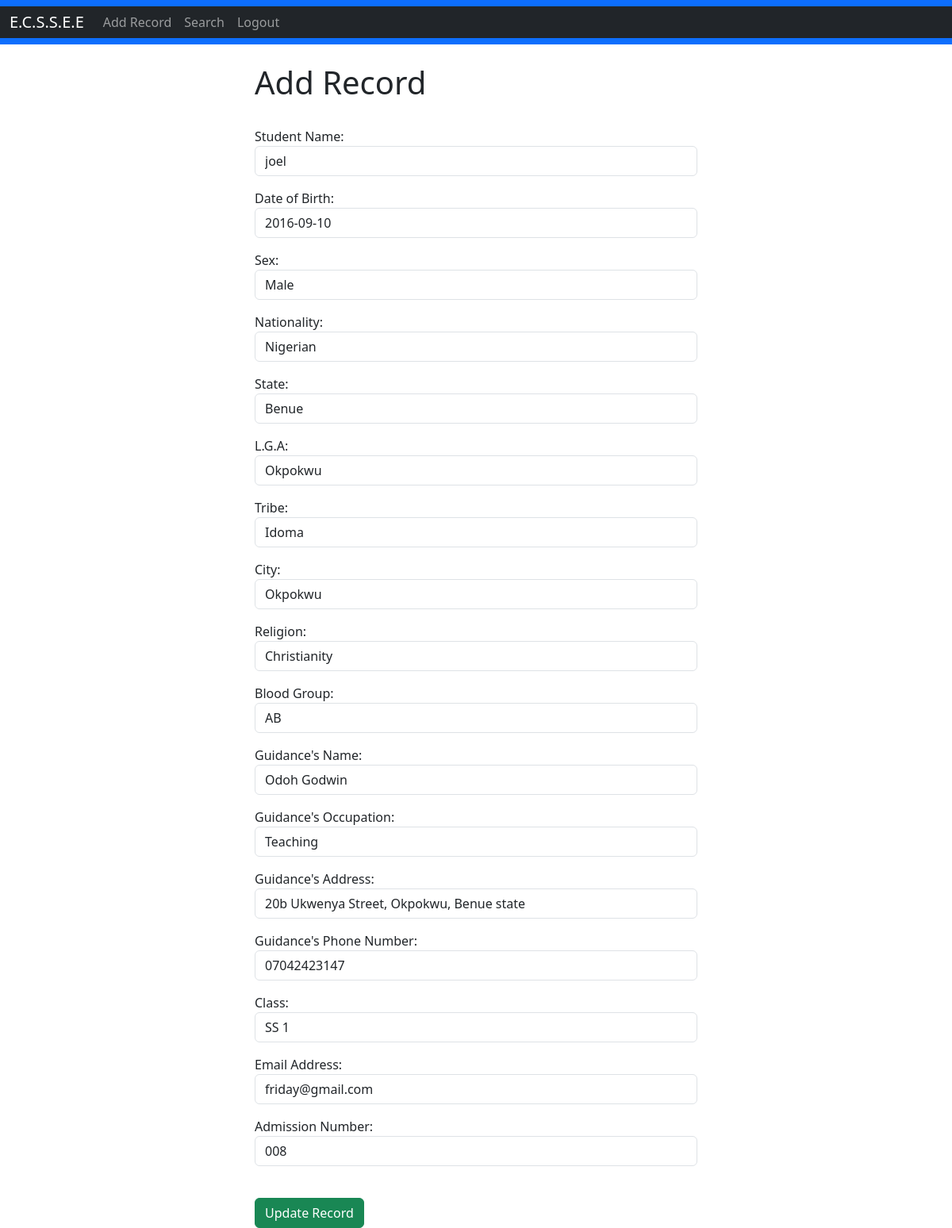
/update_record/8 (signed in), run on the app's committed database.
### mysite/models.py (models this page shows, shortened)
class Record(models.Model):
	created_at = models.DateTimeField(auto_now_add=True)
	s_name = models.CharField(max_length=50)
	date_of_birth = models.DateField(max_length=30, blank=True)
	sex = models.CharField(max_length=15, blank=True)
	nationality = models.CharField(max_length=30, blank=True)
	state = models.CharField(max_length=20, blank=True)
	l_g_a = models.CharField(max_length=50)
	tribe = models.CharField(max_length=50)
	city = models.CharField(max_length=100)
	religion = models.CharField(max_length=50)
	blood_group = models.CharField(max_length=10)
	guidance_name = models.CharField(max_length=50)
	guidance_occupation = models.CharField(max_length=50)
	guidance_address = models.CharField(max_length=100)
	guidance_phone = models.CharField(max_length=15)
	clas = models.CharField(max_length=50)
	email = models.CharField(max_length=100, blank=True)
	admission_number = models.CharField(max_length=500)

### mysite/views.py (the view)
# urls.py: path('update_record/<int:pk>', views.update_record, name='update_record'),
def update_record(request, pk):
	if request.user.is_authenticated:
		current_record = Record.objects.get(id=pk)
		form = AddRecordForm(request.POST or None, instance=current_record)
		if form.is_valid():
			form.save()
			messages.success(request, "Record Has Been Updated!")
			return redirect('home')
		return render(request, 'update_record.html', {'form':form})
	else:
		messages.success(request, "You Must Be Logged In...")
		return redirect('home')

### mysite/templates/update_record.html (shortened to what this page needs)
{% extends 'base.html' %}
{% block content %}
<div class="col-md-6 offset-md-3">
<h1>Add Record</h1>
<br/>
<form method="POST">
	{{ form.as_p }}
<br/>
  <button type="submit" class="btn btn-success">Update Record</button>
</form>
</div>
{% endblock %}

### data on the page
Record: s_name "joel", date_of_birth "2016-09-10", sex "Male", nationality "Nigerian", state "Benue", l_g_a "Okpokwu", tribe "Idoma", city "Okpokwu", religion "Christianity", blood_group "AB", guidance_name "Odoh Godwin", guidance_occupation "Teaching", guidance_address "20b Ukwenya Street, Okpokwu, Benue state", guidance_phone "07042423147", clas "SS 1", email "friday@gmail.com", admission_number "008"
